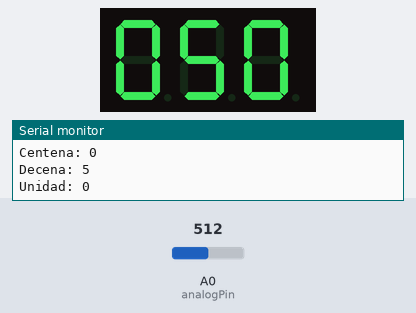
Recording of a sketch running on a simulated Arduino Uno, built with avr-gcc and run on an emulated ATmega328P. Parts: 3-digit seven-segment display, the last lines printed to the serial monitor. Wiring (inferred from the names in the program): 3-digit 7-segment display, segments lit when HIGH: segments pin 12, pin 13, pin 7, pin 8, pin 9, pin 11, pin 10; digit selects A3, A4, A5. The inputs (shaded band) are chosen by the test bench; at power-on: A0 (analogPin) = 512. The segment pins are drawn as the display they are named for.

Above: at 1.2 s.
1.3 s: A0 (analogPin) set to 716
At 2.4 s:
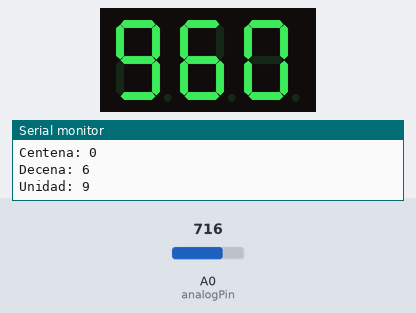
3.0 s: A0 (analogPin) set to 109
At 4.4 s:
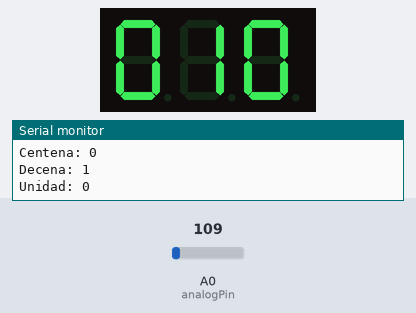
4.7 s: A0 (analogPin) set to 92
At 6.1 s:
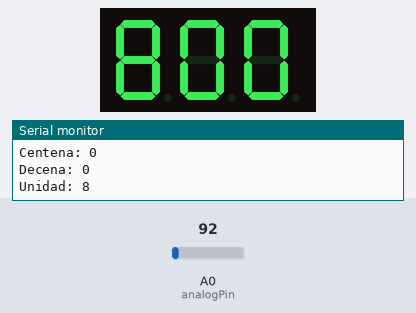
6.4 s: A0 (analogPin) set to 122
At 7.8 s:
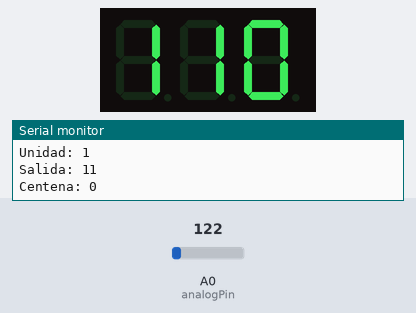
8.1 s: A0 (analogPin) set to 306
At 8.32 s:
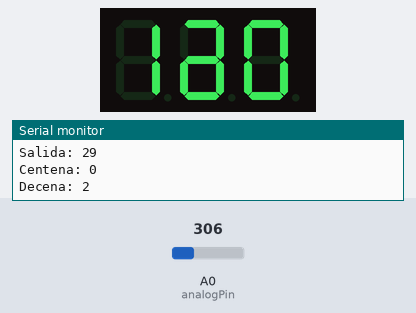
Timing chart, 0 to 10.8 s (numbered marks = the images above; inputs shaded):
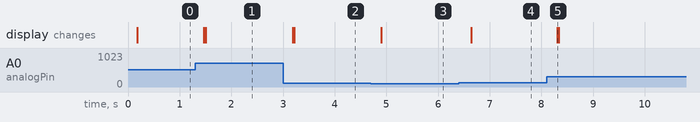

Measured:
- after the input at 1.3 s, the display: first changes after 0.17 s (image 1 shows a later state)
- after the input at 3.0 s, the display: first changes after 0.18 s (image 2 shows a later state)
- after the input at 4.7 s, the display: changes after 0.20 s (image 3)
- after the input at 6.4 s, the display: changes after 0.24 s (image 4)
- after the input at 8.1 s, the display: changes after 0.21 s (image 5)

The sketch:

parcial.ino
```cpp
#define analogPin A0
#define displayOne A3
#define displayTen A4
#define displayHundred A5
#define A 12
#define B 13
#define C 7
#define D 8
#define E 9
#define F 11
#define G 10

long output;
int hundred;
int ten;
int one;
int delayTime = 25;

void setup()
{
    pinMode(A, OUTPUT);
    pinMode(B, OUTPUT);
    pinMode(C, OUTPUT);
    pinMode(D, OUTPUT);
    pinMode(E, OUTPUT);
    pinMode(F, OUTPUT);
    pinMode(G, OUTPUT);
    pinMode(displayOne, OUTPUT);
    pinMode(displayTen, OUTPUT);
    pinMode(displayHundred, OUTPUT);
    Serial.begin(9600);
}

void loop()
{
    output = map(analogRead(analogPin), 0, 1023, 0, 100);
    Serial.print("Salida: ");
    Serial.println(output);

    hundred = output / 100;
    ten = (output - (hundred * 100)) / 10;
    one = output - (hundred * 100 + ten * 10);

    Serial.print("Centena: ");
    Serial.println(hundred);
    Serial.print("Decena: ");
    Serial.println(ten);
    Serial.print("Unidad: ");
    Serial.println(one);

    displayOff();

    displayHundredFunction();
    sevenDisplay(hundred);

    displayTenFunction();
    sevenDisplay(ten);

    displayOneFunction();
    sevenDisplay(one);
}

void displayHundredFunction()
{
    displayOff();
    digitalWrite(displayHundred, LOW);
    digitalWrite(displayTen, HIGH);
    digitalWrite(displayOne, HIGH);
}

void displayTenFunction()
{
    displayOff();
    digitalWrite(displayHundred, HIGH);
    digitalWrite(displayTen, LOW);
    digitalWrite(displayOne, HIGH);
}

void displayOneFunction()
{
    displayOff();
    digitalWrite(displayHundred, HIGH);
    digitalWrite(displayTen, HIGH);
    digitalWrite(displayOne, LOW);
}

void displayOff()
{
    delay(delayTime);
    digitalWrite(displayHundred, HIGH);
    digitalWrite(displayTen, HIGH);
    digitalWrite(displayOne, HIGH);
}

void sevenDisplay(int number)
{
    switch (number)
    {
    case 1:
        digitalWrite(A, LOW);
        digitalWrite(B, HIGH);
        digitalWrite(C, HIGH);
        digitalWrite(D, LOW);
        digitalWrite(E, LOW);
        digitalWrite(F, LOW);
        digitalWrite(G, LOW);
        break;
    case 2:
        digitalWrite(A, HIGH);
        digitalWrite(B, HIGH);
        digitalWrite(C, LOW);
        digitalWrite(D, HIGH);
        digitalWrite(E, HIGH);
        digitalWrite(F, LOW);
        digitalWrite(G, HIGH);
        break;
    case 3:
        digitalWrite(A, HIGH);
        digitalWrite(B, HIGH);
        digitalWrite(C, HIGH);
        digitalWrite(D, HIGH);
        digitalWrite(E, LOW);
        digitalWrite(F, LOW);
        digitalWrite(G, HIGH);
        break;
    case 4:
        digitalWrite(A, LOW);
        digitalWrite(B, HIGH);
        digitalWrite(C, HIGH);
        digitalWrite(D, LOW);
        digitalWrite(E, LOW);
        digitalWrite(F, HIGH);
        digitalWrite(G, HIGH);
        break;
    case 5:
        digitalWrite(A, HIGH);
        digitalWrite(B, LOW);
        digitalWrite(C, HIGH);
        digitalWrite(D, HIGH);
        digitalWrite(E, LOW);
        digitalWrite(F, HIGH);
        digitalWrite(G, HIGH);
        break;
    case 6:
        digitalWrite(A, HIGH);
        digitalWrite(B, LOW);
        digitalWrite(C, HIGH);
        digitalWrite(D, HIGH);
        digitalWrite(E, HIGH);
        digitalWrite(F, HIGH);
        digitalWrite(G, HIGH);
        break;
    case 7:
        digitalWrite(A, HIGH);
        digitalWrite(B, HIGH);
        digitalWrite(C, HIGH);
        digitalWrite(D, LOW);
        digitalWrite(E, LOW);
        digitalWrite(F, LOW);
        digitalWrite(G, LOW);
        break;
    case 8:
        digitalWrite(A, HIGH);
        digitalWrite(B, HIGH);
        digitalWrite(C, HIGH);
        digitalWrite(D, HIGH);
        digitalWrite(E, HIGH);
        digitalWrite(F, HIGH);
        digitalWrite(G, HIGH);
        break;
    case 9:
        digitalWrite(A, HIGH);
        digitalWrite(B, HIGH);
        digitalWrite(C, HIGH);
        digitalWrite(D, HIGH);
        digitalWrite(E, LOW);
        digitalWrite(F, HIGH);
        digitalWrite(G, HIGH);
        break;
    case 0:
        digitalWrite(A, HIGH);
        digitalWrite(B, HIGH);
        digitalWrite(C, HIGH);
        digitalWrite(D, HIGH);
        digitalWrite(E, HIGH);
        digitalWrite(F, HIGH);
        digitalWrite(G, LOW);
        break;
    }
}
```
